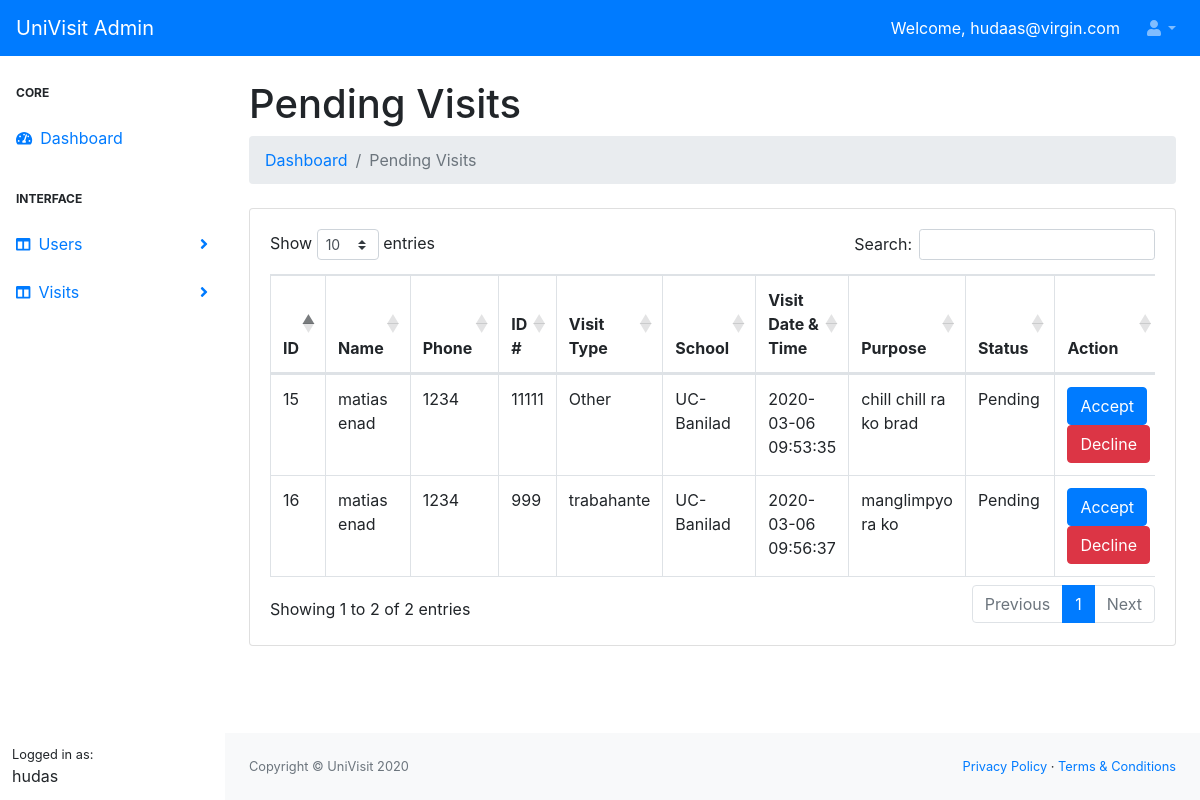
The app's page /dist/pending_visits.php (signed in) with its own data.
### tables this page shows
CREATE TABLE `record` (
  `record_id` int(11) NOT NULL,
  `user_id` int(10) DEFAULT NULL,
  `visitor_type` varchar(50) DEFAULT NULL,
  `visitor_school` varchar(50) DEFAULT NULL,
  `date` date DEFAULT NULL,
  `time` time DEFAULT NULL,
  `visitor_purpose` varchar(50) DEFAULT NULL,
  `visitor_image` text DEFAULT NULL,
  `visitor_id` int(50) DEFAULT NULL,
  `visitor_status` varchar(50) DEFAULT NULL
);

CREATE TABLE `user` (
  `id` int(11) NOT NULL,
  `user_fname` varchar(10) DEFAULT NULL,
  `user_lname` varchar(10) DEFAULT NULL,
  `user_address` varchar(20) DEFAULT NULL,
  `user_contact` varchar(10) DEFAULT NULL,
  `user_uname` varchar(10) DEFAULT NULL,
  `user_email` varchar(50) DEFAULT NULL,
  `user_password` varchar(50) DEFAULT NULL,
  `user_photo` text DEFAULT NULL,
  `user_status` varchar(20) DEFAULT NULL
);

### dist/pending_visits.php (the view, shortened to what this page needs)
<!DOCTYPE html>
<html lang="en">
<head>
    <link href="css/styles.css" rel="stylesheet" />
    <link href="https://cdn.datatables.net/1.10.20/css/dataTables.bootstrap4.min.css" rel="stylesheet" />
</head>
<body>
    <?php
        $mysqli = new mysqli('localhost','root','','univisit') or die(mysqli_error($mysqli));
        $result = $mysqli->query("SELECT  * FROM record INNER JOIN user ON record.user_id = user.id WHERE visitor_status = 'Pending' ") or die(mysqli_error($mysqli));
    ?>
    <nav class="sb-topnav navbar navbar-expand navbar-dark bg-primary">
        <a class="navbar-brand" href="dashboard.php?id=<?php echo $_SESSION['id']; ?>">UniVisit Admin</a>
            <button class="btn btn-link btn-sm order-1 order-lg-0" id="sidebarToggle" href="#"></button>
        <form class="d-none d-md-inline-block form-inline ml-auto mr-0 mr-md-3 my-2 my-md-0">
            <a class="text-white">Welcome, <?php echo $_SESSION['admin_email'];?></a>
        </form>
        <ul class="navbar-nav ml-auto ml-md-0">
            <li class="nav-item dropdown">
                <a class="nav-link dropdown-toggle" id="userDropdown" href="#" role="button" data-toggle="dropdown" aria-haspopup="true" aria-expanded="false"><i class="fas fa-user fa-fw"></i></a>
            </li>
        </ul>
    </nav>
    <div id="layoutSidenav">
        <div id="layoutSidenav_nav">
            <nav class="sb-sidenav accordion sb-sidenav-primary" id="sidenavAccordion">
                <div class="sb-sidenav-menu">
                    <div class="nav">
                        <div class="sb-sidenav-menu-heading">Core</div>
                        <a class="nav-link" href="dashboard.php?id=<?php echo $_SESSION['id'];?>">
                            <div class="sb-nav-link-icon"><i class="fas fa-tachometer-alt"></i></div>
                            Dashboard
                        </a>
                        <div class="sb-sidenav-menu-heading">Interface</div>
                        <a class="nav-link collapsed" href="#" data-toggle="collapse" data-target="#usersCollapse" aria-expanded="false" aria-controls="visitsCollapse">
                            <div class="sb-nav-link-icon"><i class="fas fa-columns"></i></div>
                        Users
                        <div class="sb-sidenav-collapse-arrow"><i class="fas fa-angle-down"></i></div>
                        </a>
                        <a class="nav-link collapsed" href="#" data-toggle="collapse" data-target="#visitsCollapse" aria-expanded="false" aria-controls="visitsCollapse">
                            <div class="sb-nav-link-icon"><i class="fas fa-columns"></i></div>
                            Visits
                            <div class="sb-sidenav-collapse-arrow"><i class="fas fa-angle-down"></i></div>
                        </a>
                        <div class="sb-sidenav-menu-heading"></div>
                    </div>
                </div>
                <div class="sb-sidenav-footer">
                    <div class="small">Logged in as:</div>
                    <?php echo $_SESSION['admin_name'];?>
                </div>
            </nav>
        </div>
        <div id="layoutSidenav_content">
            <main>
                <div class="container-fluid">
                    <h1 class="mt-4">Pending Visits</h1>
                    <ol class="breadcrumb mb-4">
                        <li class="breadcrumb-item"><a href="dashboard.php?id=<?php echo $_SESSION['id']?>">Dashboard</a></li>
                        <li class="breadcrumb-item active">Pending Visits</li>
                    </ol>
                    <div class="card mb-4">
                        <div class="card-body">
                            <div class="table-responsive">
                                <table class="table table-bordered" id="dataTable" width="100%" cellspacing="0">
                                    <thead>
                                        <tr>
                                            <th>ID</th>
                                            <th>Name</th>
                                            <th>Phone</th>
                                            <th>ID #</th>
                                            <th>Visit Type</th>
                                            <th>School</th>
                                            <th>Visit Date & Time</th>
                                            <th>Purpose</th>
                                            <th>Status</th>
                                            <th>Action</th>
                                        </tr>
                                    </thead>
                                    <tbody>
                                    <?php
                                    while($row = $result->fetch_assoc()){ ?>
                                        <tr>
                                            <td><?php echo $row['record_id']; ?></td>
                                            <td>
                                                <?php echo $row['user_fname']; ?>
                                                <?php echo $row['user_lname']; ?>
                                            </td>
                                            <td><?php echo $row['user_contact']; ?></td>
                                            <td><?php echo $row['visitor_id']; ?></td>
                                            <td><?php echo $row['visitor_type']; ?></td>
                                            <td><?php echo $row['visitor_school']; ?></td>
                                            <td>
                                                <?php echo $row['date']; ?>
                                                <?php echo $row['time']; ?>
                                            </td>
                                            <td><?php echo $row['visitor_purpose']; ?></td>
                                            <td><?php echo $row['visitor_status']; ?></td>
                                            <td>
                                            <form action="../process.php" method="POST">
                                                <button class="btn btn-primary" name="acceptVisit">Accept</button>
                                                <button class="btn btn-danger" name="declineVisit">Decline</button>
                                            </form>
                                            </td>
                                        </tr>
                                        <?php
                                        }?>
                                    </tbody>
                                </table>
                            </div>
                        </div>
                    </div>
                </div>
            </main>
            <footer class="py-4 bg-light mt-auto">
                <div class="container-fluid">
                    <div class="d-flex align-items-center justify-content-between small">
                        <div class="text-muted">Copyright &copy; UniVisit 2020</div>
                        <div>
                            <a href="#">Privacy Policy</a>
                            &middot;
                            <a href="#">Terms &amp; Conditions</a>
                        </div>
                    </div>
                </div>
            </footer>
        </div>
    </div>
</body>
</html>

### records on screen
record: record_id "15", user.user_fname "matias", user.user_lname "enad", user.user_contact "1234", visitor "11111", visitor_type "Other", visitor_school "UC-Banilad", date "2020-03-06", time "09:53:35", visitor_purpose "chill chill ra ko brad", visitor_status "Pending"
record: record_id "16", user.user_fname "matias", user.user_lname "enad", user.user_contact "1234", visitor "999", visitor_type "trabahante", visitor_school "UC-Banilad", date "2020-03-06", time "09:56:37", visitor_purpose "manglimpyo ra ko", visitor_status "Pending"

### other values on screen
$_SESSION['admin_email'] "hudaas@virgin.com"
$_SESSION['admin_name'] "hudas"
